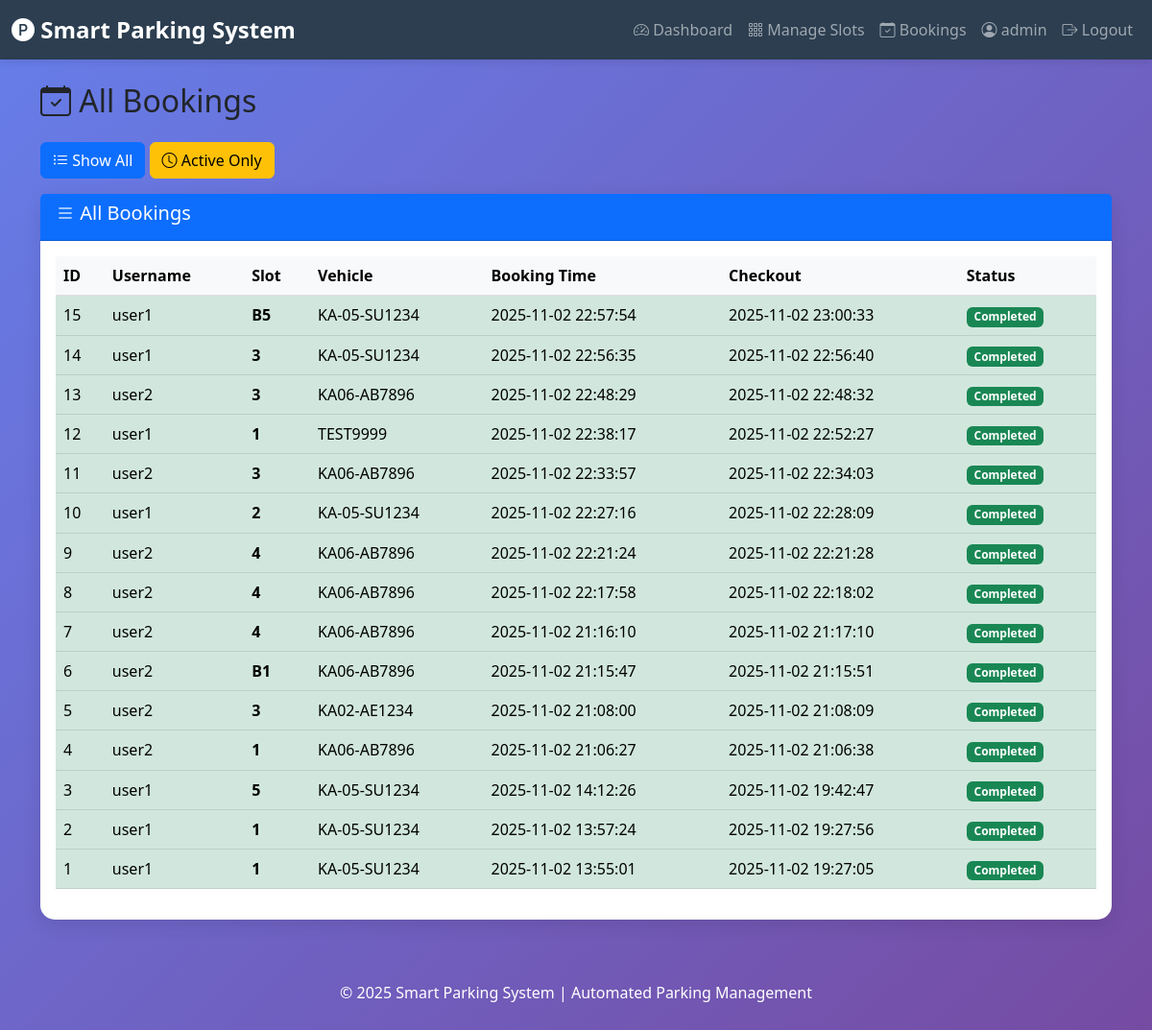
Before: /admin/bookings (signed in) with the older database file.
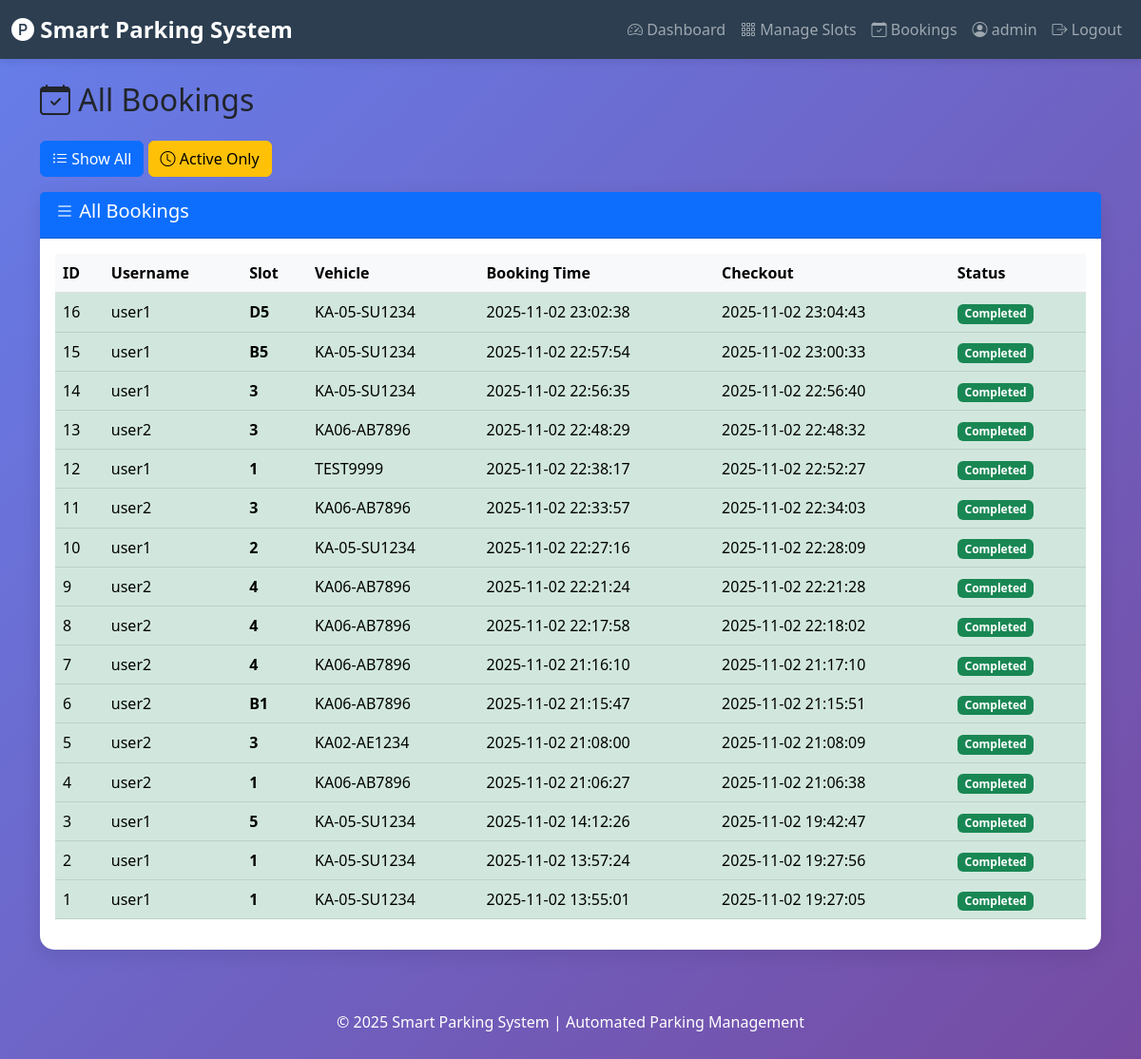
After: the same page with the newer database file.
### tables this page shows
CREATE TABLE bookings (
                    id INTEGER PRIMARY KEY AUTOINCREMENT,
                    user_id INTEGER NOT NULL,
                    slot_id INTEGER NOT NULL,
                    vehicle_number TEXT NOT NULL,
                    booking_time TIMESTAMP DEFAULT CURRENT_TIMESTAMP,
                    checkout_time TIMESTAMP,
                    status TEXT DEFAULT 'Active', package_type TEXT DEFAULT 'Hourly', package_cost REAL DEFAULT 50, expected_duration REAL DEFAULT 1, actual_cost REAL,
                    FOREIGN KEY (user_id) REFERENCES users(id),
                    FOREIGN KEY (slot_id) REFERENCES slots(id)
                );

CREATE TABLE users (
                    id INTEGER PRIMARY KEY AUTOINCREMENT,
                    username TEXT UNIQUE NOT NULL,
                    password TEXT NOT NULL,
                    email TEXT UNIQUE NOT NULL,
                    phone TEXT,
                    vehicle_number TEXT,
                    created_at TIMESTAMP DEFAULT CURRENT_TIMESTAMP
                );

CREATE TABLE slots (
                    id INTEGER PRIMARY KEY AUTOINCREMENT,
                    slot_number TEXT UNIQUE NOT NULL,
                    slot_type TEXT DEFAULT 'Regular',
                    status TEXT DEFAULT 'Available',
                    floor INTEGER DEFAULT 1,
                    created_at TIMESTAMP DEFAULT CURRENT_TIMESTAMP
                );

### app.py (the view)
@app.route('/admin/bookings')
@admin_required
def admin_bookings():
    filter_type = request.args.get('filter', 'all')
    if filter_type == 'active':
        bookings_raw = booking_manager.get_active_bookings()
        bookings = []
        for booking in bookings_raw:
            duration = Helper.calculate_duration(booking[5])
            duration_detailed = Helper.calculate_duration_detailed(booking[5])
            bookings.append(booking + (duration_detailed['display'],))
    else:
        bookings = booking_manager.get_all_bookings()
    return render_template('admin/bookings.html', bookings=bookings, filter_type=filter_type)

### app.py (called while the page is built)
def admin_required(f):
    @wraps(f)
    def decorated_function(*args, **kwargs):
        if 'user_id' not in session or session.get('role') != 'admin':
            flash('Admin access required', 'danger')
            return redirect(url_for('login'))
        return f(*args, **kwargs)
    return decorated_function

### database/db_manager.py (called while the page is built)
    def fetch_all(self, query, params=()):
        try:
            self.cursor.execute(query, params)
            return self.cursor.fetchall()
        except sqlite3.Error as e:
            print(f"Fetch error: {e}")
            return []

### modules/booking_manager.py (called while the page is built)
    def get_all_bookings(self):
        query = """
            SELECT b.id, u.username, s.slot_number, b.vehicle_number,
                   b.booking_time, b.checkout_time, b.status
            FROM bookings b
            JOIN users u ON b.user_id = u.id
            JOIN slots s ON b.slot_id = s.id
            ORDER BY b.booking_time DESC
        """
        return self.db.fetch_all(query)

### templates/admin/bookings.html (shortened to what this page needs)
{% extends "base.html" %}
{% block content %}
<h2 class="mb-4"><i class="bi bi-calendar-check"></i> All Bookings</h2>
<div class="row mb-3">
    <div class="col-md-12">
        <a href="{{ url_for('admin_bookings', filter='all') }}" class="btn btn-primary">
            <i class="bi bi-list-ul"></i> Show All
        </a>
        <a href="{{ url_for('admin_bookings', filter='active') }}" class="btn btn-warning">
            <i class="bi bi-clock"></i> Active Only
        </a>
    </div>
</div>
<div class="card">
    <div class="card-header bg-primary text-white">
        <h5>
            <i class="bi bi-list"></i>
            {% if filter_type == 'active' %}Active{% else %}All{% endif %} Bookings
        </h5>
    </div>
    <div class="card-body">
        {% if bookings %}
            <div class="table-responsive">
                <table class="table table-hover">
                    <thead class="table-light">
                        <tr>
                            <th>ID</th>
                            <th>Username</th>
                            <th>Slot</th>
                            <th>Vehicle</th>
                            <th>Booking Time</th>
                            {% if filter_type != 'active' %}
                                <th>Checkout</th>
                                <th>Status</th>
                            {% endif %}
                        </tr>
                    </thead>
                    <tbody>
                        {% for booking in bookings %}
                            <tr class="{% if booking[6] == 'Active' or filter_type == 'active' %}table-warning{% else %}table-success{% endif %}">
                                <td>{{ booking[0] }}</td>
                                <td>{{ booking[1] }}</td>
                                {% if filter_type == 'active' %}
                                    <td>{{ booking[2] }}</td>
                                    <td><strong>{{ booking[3] }}</strong></td>
                                    <td>{{ booking[4] }}</td>
                                    <td>{{ booking[5] }}</td>
                                    <td><span class="badge bg-info">{{ booking[6] }}</span></td>
                                {% else %}
                                    <td><strong>{{ booking[2] }}</strong></td>
                                    <td>{{ booking[3] }}</td>
                                    <td>{{ booking[4] }}</td>
                                    <td>{{ booking[5] if booking[5] else 'N/A' }}</td>
                                    <td>
                                        {% if booking[6] == 'Active' %}
                                            <span class="badge bg-warning">{{ booking[6] }}</span>
                                        {% else %}
                                            <span class="badge bg-success">{{ booking[6] }}</span>
                                        {% endif %}
                                    </td>
                                {% endif %}
                            </tr>
                        {% endfor %}
                    </tbody>
                </table>
            </div>
        {% else %}
            <div class="text-center py-5">
                <i class="bi bi-inbox" style="font-size: 4rem; color: #ccc;"></i>
                <h4 class="mt-3 text-muted">No Bookings Found</h4>
                <p class="text-muted">There are no bookings to display</p>
            </div>
        {% endif %}
    </div>
</div>
{% endblock %}

Changed rows visible on the page:
added bookings: id "16", username "user1", slot_number "D5", vehicle_number "KA-05-SU1234", booking_time "2025-11-02 23:02:38", checkout_time "2025-11-02 23:04:43", status "Completed"
